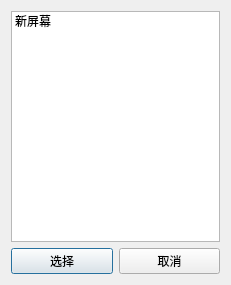
<?xml version="1.0" encoding="UTF-8"?>
<ui version="4.0">
 <class>NewComponentDialog</class>
 <widget class="QDialog" name="NewComponentDialog">
  <property name="geometry">
   <rect>
    <x>0</x>
    <y>0</y>
    <width>231</width>
    <height>285</height>
   </rect>
  </property>
  <property name="windowTitle">
   <string>Dialog</string>
  </property>
  <layout class="QGridLayout" name="gridLayout">
   <item row="0" column="0">
    <layout class="QVBoxLayout" name="verticalLayout">
     <item>
      <widget class="QListWidget" name="listWidget">
       <property name="iconSize">
        <size>
         <width>32</width>
         <height>32</height>
        </size>
       </property>
       <property name="spacing">
        <number>0</number>
       </property>
       <item>
        <property name="text">
         <string>新屏幕</string>
        </property>
        <property name="icon">
         <iconset resource="images.qrc">
          <normaloff>:/images/screen.png</normaloff>:/images/screen.png</iconset>
        </property>
       </item>
      </widget>
     </item>
     <item>
      <layout class="QHBoxLayout" name="horizontalLayout">
       <item>
        <widget class="QPushButton" name="pbChoose">
         <property name="text">
          <string>选择</string>
         </property>
        </widget>
       </item>
       <item>
        <widget class="QPushButton" name="pbCancel">
         <property name="text">
          <string>取消</string>
         </property>
        </widget>
       </item>
      </layout>
     </item>
    </layout>
   </item>
  </layout>
 </widget>
 <resources>
  <include location="images.qrc"/>
 </resources>
 <connections/>
</ui>
